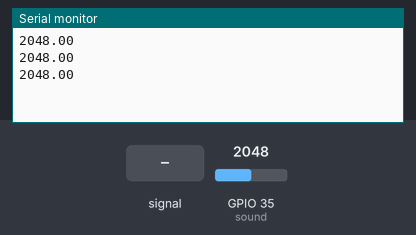
A sketch run on a simulated ESP32. On the bench: the last lines printed to the serial monitor. The inputs (shaded band) are chosen by the test bench; at power-on: GPIO 35 (sound) = 2048.

Above: at 1.3 s.
1.4 s: GPIO 35 (sound) fed a 200 Hz sine of ±327 counts around its level
At 1.9 s:
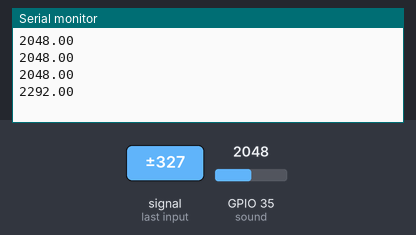
2.9 s: GPIO 35 (sound) set to 2866
At 3.4 s:
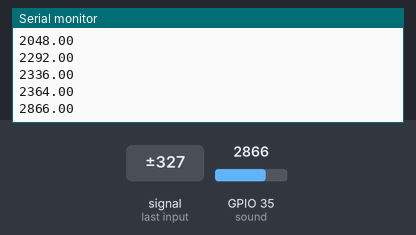
4.4 s: GPIO 35 (sound) fed a 1000 Hz sine of ±1023 counts around its level
At 4.9 s:
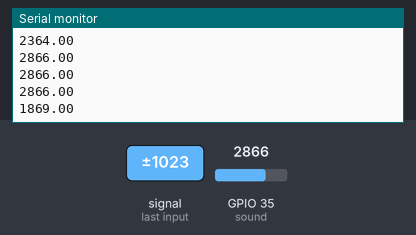
5.9 s: GPIO 35 (sound) set to 3603
At 6.4 s:
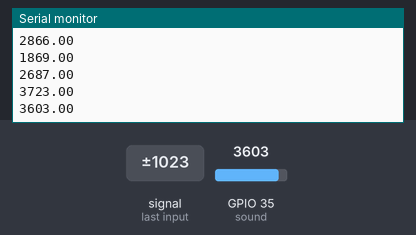
Timing chart, 0 to 8.4 s (numbered marks = the images above; inputs shaded):
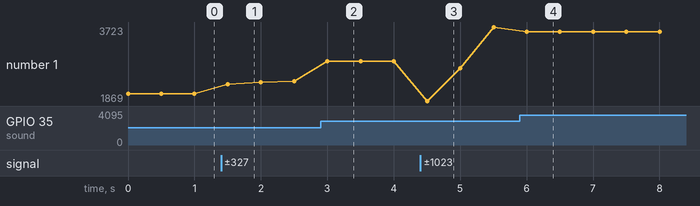

The sketch:

sound_test.ino
```cpp
#define sound 35
void setup() {
  Serial.begin(115200);
}

void loop() {
  float val = analogRead(sound);
  Serial.println(val);
  delay(500);
}
```

Measured:
- after the input at 1.4 s, the serial monitor: prints a new line after 0.10 s (image 1)
- after the input at 2.9 s, the serial monitor: prints a new line after 0.10 s (image 2)
- after the input at 4.4 s, the serial monitor: prints a new line after 0.10 s (image 3)
- after the input at 5.9 s, the serial monitor: prints a new line after 0.10 s (image 4)
- plotted number 1: 2048 → 2364 after the input at 1.4 s, 2364 → 2866 after the input at 2.9 s, 2866 → 3723 after the input at 4.4 s, 3723 → 3603 after the input at 5.9 s
